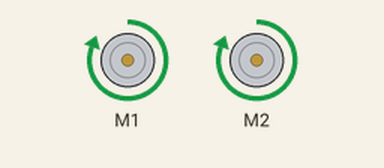
Simulated run of this sketch. Board: Arduino Uno, built with avr-gcc and run on an emulated ATmega328P. Parts: 2 × DC motor (green arrow = forward, orange = backward, longer = faster). What the sketch prints to the serial monitor is not drawn.

Above: at 0.5 s.
Timing chart, 0 to 4.6 s (numbered marks = the images above):
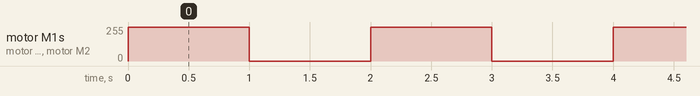

The sketch:

MotorPlay.ino
```cpp
#include <AFMotor.h>

AF_DCMotor l_motor(1, MOTOR12_1KHZ); // create motor #2, 64KHz pwm
AF_DCMotor r_motor(2, MOTOR12_1KHZ);

void mov(AF_DCMotor l_motor, AF_DCMotor r_motor, uint8_t dir){
    l_motor.run(dir);
    r_motor.run(dir);
}

//void turn(AF_DCMotor l_motor, AF_DCMotor r_motor, uint8_t dir)

void setup() {
  Serial.begin(9600);           // set up Serial library at 9600 bps
  Serial.println("Motor test!");

  l_motor.setSpeed(255);     // set the speed to 200/255
  r_motor.setSpeed(255);
}

void loop() {
  Serial.print("tick");

  l_motor.run(FORWARD);      // turn it on going forward
  r_motor.run(FORWARD);
  delay(1000);

  /*Serial.print("tock");
  l_motor.run(BACKWARD);     // the other way
  r_motor.run(BACKWARD);
  delay(1000);*/

  Serial.print("tack");
  l_motor.run(RELEASE);      // stopped
  r_motor.run(RELEASE);
  delay(1000);
}
```

Measured:
- by itself, motor M1, motor M2: alternates forward 255/255 for 1.0 s and stopped for 1.0 s
